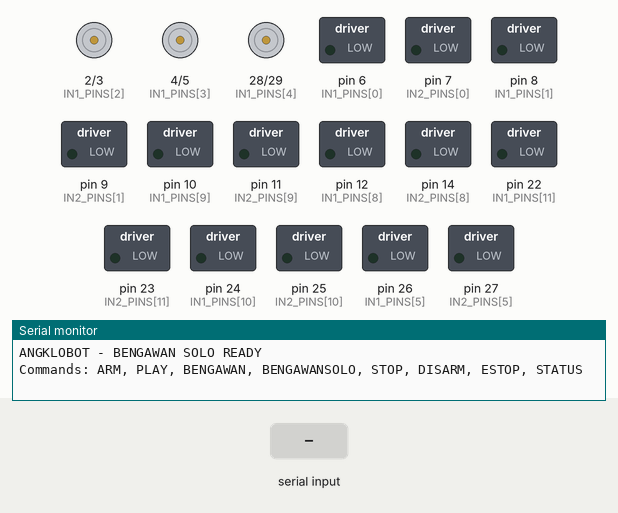
Recording of a sketch running on a simulated Arduino Mega 2560, built with avr-gcc and run on an emulated ATmega2560. Shown: motor-driver pin pairs drawn as motors (green arrow = first pin HIGH = forward, orange = second pin HIGH = backward, longer = more drive), switched loads named in the sketch (green lamp = pin HIGH), the last lines printed to the serial monitor. The inputs (shaded band) are chosen by the test bench.

Above: at 1.2 s.
1.3 s: "ARM\n" received over Serial
2.8 s: "PLAY\n" received over Serial
At 5.72 s:
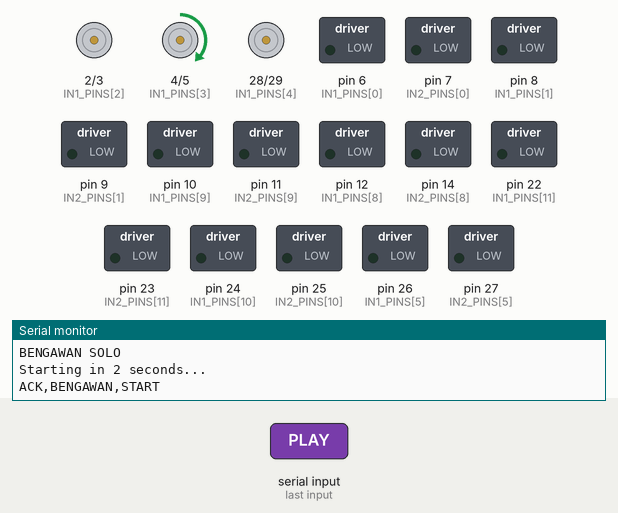
5.8 s: "BENGAWAN\n" received over Serial
At 6.9 s:
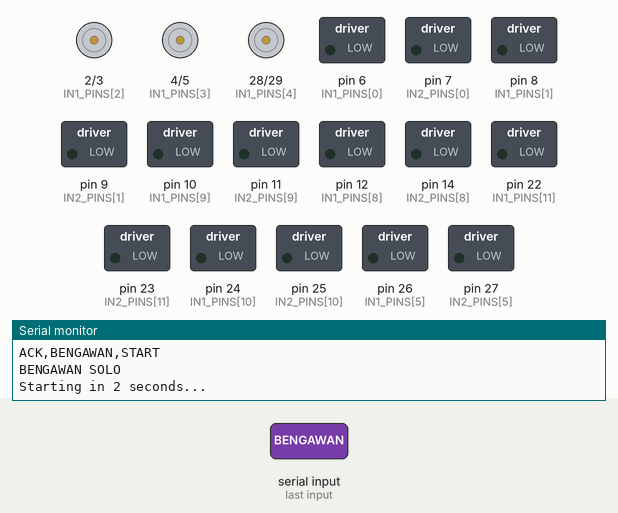
8.8 s: byte 13 ('\r') received over Serial
At 10.0 s:
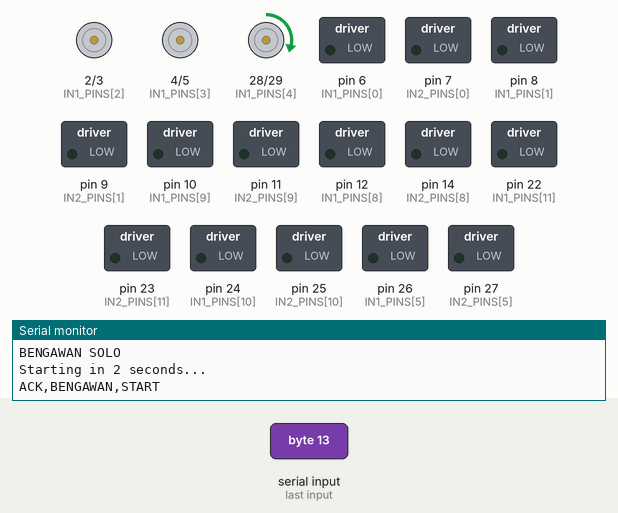
11.8 s: "STOP\n" received over Serial
Timing chart, 0 to 14.3 s (numbered marks = the images above; inputs shaded):
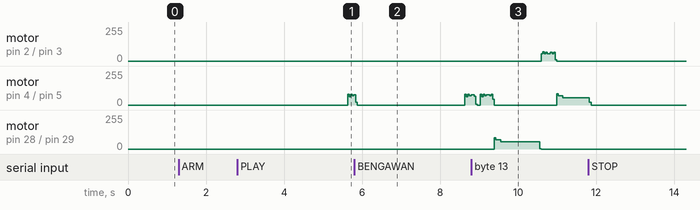

The sketch:

Bengawan_Solo_New_Sheet_Expressive.ino
```cpp
/*
  BENGAWAN SOLO — NEW SHEET EDITION
  Target: Arduino Mega 2560
  Source: latest supplied single-staff score, quarter = 80, one sharp.
  25 written bars; perform 1–8, 1–7, 9–25 (first/second endings).
  Melody only: do not invent or copy piano accompaniment.
  Source G major -> C major, transposed down a perfect fifth (-7 semitones).
  All original melodic intervals are retained; no chromatic substitution.
  Output range G3–B4, natural-note-only.

  Written durations and rests are preserved. Slurs between different notes
  are NOT ties and are not merged. Separate repeated notes receive larger
  release gaps; note onset timing is unchanged. Long notes have a short
  attack followed by lower continuous PWM.

  SCORE_BPM = 80. TEMPO_PERCENT = 95 gives 76 BPM for motor testing.
  Set TEMPO_PERCENT = 100 for exact written tempo.
  User's quieter power table and physical pins are preserved.
  No autoplay. ARM is required before PLAY.

  WARNING: supplied wiring duplicates pin 42 (G5 IN2 / C6 IN1).
  This edition uses channels 0–9 only, and validates all required pins.
  Never enable the conflicting channels without correcting the wiring.
  Upload/bootloader pin activity cannot be suppressed by the sketch.
  Use an independent motor-power disconnect and test long holds for
  current, temperature, and mechanical stall before full performance.

  Serial: 115200; Newline or Both NL & CR.
  ARM, PLAY, BENGAWAN, BENGAWANSOLO, STOP, DISARM, ESTOP, STATUS.
*/
#include <Arduino.h>
#include <avr/pgmspace.h>
#include <string.h>
#include <stdlib.h>

constexpr uint8_t CHANNEL_COUNT = 18;
constexpr uint16_t PWM_PERIOD_US = 1000;
constexpr unsigned long SERIAL_BAUD = 115200;
constexpr uint16_t SCORE_BPM = 80;
constexpr uint16_t FINAL_SECTION_BPM = 80;
constexpr uint16_t TEMPO_PERCENT = 95;
constexpr uint16_t TICKS_PER_QUARTER = 4;
constexpr uint16_t FINAL_SECTION_TICK = 512; // no tempo change
constexpr uint16_t SONG_END_TICK = 512;
constexpr unsigned long MANUAL_START_DELAY_MS = 2000;

// Musical release gaps: start times NEVER move.
constexpr uint16_t SHORT_RELEASE_GAP_MS = 35;
constexpr uint16_t MEDIUM_RELEASE_GAP_MS = 45;
constexpr uint16_t LONG_RELEASE_GAP_MS = 55;
constexpr uint16_t REPEATED_SHORT_GAP_MS = 90;
constexpr uint16_t REPEATED_MEDIUM_GAP_MS = 110;
constexpr uint16_t REPEATED_LONG_GAP_MS = 130;
constexpr uint16_t TIED_RELEASE_GAP_MS = 0;

// Attack / sustain envelope.
constexpr uint16_t SHORT_NOTE_THRESHOLD_MS = 450;
constexpr uint16_t MEDIUM_NOTE_THRESHOLD_MS = 1100;
constexpr uint16_t ATTACK_MS_MEDIUM = 100;
constexpr uint16_t ATTACK_MS_LONG = 125;
constexpr uint16_t MAX_NOTE_HOLD_MS = 4000;
constexpr uint16_t MAX_SUPPORT_HOLD_MS = 900;
constexpr uint8_t MAX_OUTPUT_POWER_PERCENT = 42;
constexpr uint8_t MIN_MELODY_SUSTAIN_PERCENT = 18;
constexpr uint8_t MIN_SUPPORT_SUSTAIN_PERCENT = 12;
constexpr uint8_t ROLE_MELODY = 0;
constexpr uint8_t ROLE_SUPPORT = 1;
constexpr uint8_t MAX_SIMULTANEOUS_MOTORS = 3;

// Channel order: G3 A3 B3 C4 D4 E4 F4 G4 A4 B4 C5 D5 E5 F5 G5 A5 B5 C6
const uint8_t IN1_PINS[CHANNEL_COUNT] = {
  6, 8, 2, 4, 28, 26, 32, 30, 12,
  10, 24, 22, 36, 34, 41, 38, 44, 42
};
const uint8_t IN2_PINS[CHANNEL_COUNT] = {
  7, 9, 3, 5, 29, 27, 33, 31, 14,
  11, 25, 23, 37, 35, 42, 39, 45, 43
};

// Preserved quieter per-motor calibration.
uint8_t motorPowerPercent[CHANNEL_COUNT] = {
  35, 30, 25, 30, 30, 30, 30, 35, 30,
  25, 30, 30, 30, 30, 35, 30, 25, 30
};

// Only these physical angklungs are used by this song.
// Disabled drivers are never given a HIGH output.
const uint8_t CHANNEL_ENABLED[CHANNEL_COUNT] = {
  1, 0, 1, 1, 1, 1, 1, 1, 1,
  1, 0, 0, 0, 0, 0, 0, 0, 0
};

struct __attribute__((packed)) SongEvent {
  uint16_t startTick;
  uint16_t durationTicks;
  uint16_t nextSameTick;  // 65535 means no later event on this channel
  uint8_t channel;
  uint8_t role;
};

const SongEvent SONG[] PROGMEM = {
  {4, 2, 6, 3, 0},
  {6, 2, 16, 3, 0},
  {8, 6, 68, 4, 0},
  {14, 2, 70, 2, 0},
  {16, 16, 104, 3, 0},
  {34, 2, 46, 6, 0},
  {36, 2, 40, 7, 0},
  {38, 2, 48, 8, 0},
  {40, 6, 96, 7, 0},
  {46, 2, 86, 6, 0},
  {48, 16, 80, 8, 0},
  {68, 2, 72, 4, 0},
  {70, 2, 142, 2, 0},
  {72, 6, 88, 4, 0},
  {78, 2, 98, 9, 0},
  {80, 6, 166, 8, 0},
  {86, 2, 162, 6, 0},
  {88, 6, 102, 4, 0},
  {94, 2, 222, 5, 0},
  {96, 2, 164, 7, 0},
  {98, 2, 206, 9, 0},
  {102, 2, 110, 4, 0},
  {104, 6, 132, 3, 0},
  {110, 2, 136, 4, 0},
  {112, 16, 65535, 0, 0},
  {132, 2, 134, 3, 0},
  {134, 2, 144, 3, 0},
  {136, 6, 196, 4, 0},
  {142, 2, 198, 2, 0},
  {144, 16, 232, 3, 0},
  {162, 2, 174, 6, 0},
  {164, 2, 168, 7, 0},
  {166, 2, 176, 8, 0},
  {168, 6, 224, 7, 0},
  {174, 2, 214, 6, 0},
  {176, 16, 208, 8, 0},
  {196, 2, 200, 4, 0},
  {198, 2, 398, 2, 0},
  {200, 6, 216, 4, 0},
  {206, 2, 226, 9, 0},
  {208, 6, 268, 8, 0},
  {214, 2, 292, 6, 0},
  {216, 6, 230, 4, 0},
  {222, 2, 280, 5, 0},
  {224, 2, 240, 7, 0},
  {226, 2, 332, 9, 0},
  {230, 2, 238, 4, 0},
  {232, 6, 400, 3, 0},
  {238, 2, 270, 4, 0},
  {240, 16, 258, 7, 0},
  {258, 2, 260, 7, 0},
  {260, 2, 262, 7, 0},
  {262, 2, 264, 7, 0},
  {264, 2, 266, 7, 0},
  {266, 2, 272, 7, 0},
  {268, 2, 296, 8, 0},
  {270, 2, 312, 4, 0},
  {272, 8, 290, 7, 0},
  {280, 8, 302, 5, 0},
  {290, 2, 294, 7, 0},
  {292, 2, 300, 6, 0},
  {294, 2, 298, 7, 0},
  {296, 2, 322, 8, 0},
  {298, 2, 334, 7, 0},
  {300, 2, 356, 6, 0},
  {302, 2, 304, 5, 0},
  {304, 8, 352, 5, 0},
  {312, 8, 344, 4, 0},
  {322, 2, 324, 8, 0},
  {324, 2, 326, 8, 0},
  {326, 2, 328, 8, 0},
  {328, 2, 330, 8, 0},
  {330, 2, 336, 8, 0},
  {332, 2, 360, 9, 0},
  {334, 2, 358, 7, 0},
  {336, 8, 368, 8, 0},
  {344, 8, 388, 4, 0},
  {352, 2, 354, 5, 0},
  {354, 2, 392, 5, 0},
  {356, 2, 65535, 6, 0},
  {358, 2, 366, 7, 0},
  {360, 6, 422, 9, 0},
  {366, 2, 418, 7, 0},
  {368, 16, 420, 8, 0},
  {388, 2, 390, 4, 0},
  {390, 2, 452, 4, 0},
  {392, 6, 470, 5, 0},
  {398, 2, 454, 2, 0},
  {400, 16, 472, 3, 0},
  {418, 2, 430, 7, 0},
  {420, 2, 424, 8, 0},
  {422, 2, 432, 9, 0},
  {424, 6, 462, 8, 0},
  {430, 2, 464, 7, 0},
  {432, 16, 482, 9, 0},
  {452, 2, 456, 4, 0},
  {454, 2, 488, 2, 0},
  {456, 6, 478, 4, 0},
  {462, 2, 65535, 8, 0},
  {464, 6, 494, 7, 0},
  {470, 2, 480, 5, 0},
  {472, 6, 486, 3, 0},
  {478, 2, 65535, 4, 0},
  {480, 2, 496, 5, 0},
  {482, 2, 65535, 9, 0},
  {486, 2, 65535, 3, 0},
  {488, 6, 65535, 2, 0},
  {494, 2, 65535, 7, 0},
  {496, 16, 65535, 5, 0},
};

constexpr uint16_t SONG_EVENT_COUNT = sizeof(SONG) / sizeof(SONG[0]);
static_assert(sizeof(SongEvent) == 8, "Unexpected song event size");

struct MotorState {
  bool active;
  bool outputHigh;
  uint8_t role;
  uint16_t currentDutyPermille;
  uint16_t attackDutyPermille;
  uint16_t sustainDutyPermille;
  unsigned long attackEndMs;
  unsigned long stopAtMs;
  unsigned long pwmCycleStartUs;
};

MotorState motors[CHANNEL_COUNT];
bool armed = false;
bool songRunning = false;
bool pendingStart = false;
bool pinMapValid = false;
uint16_t nextEvent = 0;
unsigned long songStartMs = 0;
unsigned long startRequestMs = 0;

constexpr uint8_t COMMAND_BUFFER_SIZE = 64;
constexpr uint8_t MAX_SERIAL_BYTES_PER_LOOP = 32;
char commandBuffer[COMMAND_BUFFER_SIZE];
uint8_t commandLength = 0;
bool discardCommandUntilNewline = false;

// ----------------------- Timing -----------------------

uint16_t activeBpmAt(uint16_t tick) {
  const uint16_t written = tick < FINAL_SECTION_TICK
      ? SCORE_BPM : FINAL_SECTION_BPM;
  return (uint32_t)written * TEMPO_PERCENT / 100UL;
}

unsigned long tickToMs(uint16_t tick) {
  // Segmented tempo map: no cumulative floating-point or rounding drift.
  const uint32_t denominator1 =
      (uint32_t)SCORE_BPM * TICKS_PER_QUARTER * TEMPO_PERCENT;
  if (tick <= FINAL_SECTION_TICK) {
    return (uint32_t)tick * 6000000UL / denominator1;
  }
  const uint32_t firstPart =
      (uint32_t)FINAL_SECTION_TICK * 6000000UL / denominator1;
  const uint32_t denominator2 =
      (uint32_t)FINAL_SECTION_BPM * TICKS_PER_QUARTER * TEMPO_PERCENT;
  return firstPart +
      (uint32_t)(tick - FINAL_SECTION_TICK) * 6000000UL / denominator2;
}

bool deadlineReached(unsigned long now, unsigned long deadline) {
  return (long)(now - deadline) >= 0;
}

// ----------------------- Motor safety -----------------------

bool isValidPin(uint8_t pin) {
  return pin >= 2 && pin <= 53;
}

bool validateRequiredPins() {
  for (uint8_t ch = 0; ch < CHANNEL_COUNT; ++ch) {
    if (!CHANNEL_ENABLED[ch]) continue;
    if (!isValidPin(IN1_PINS[ch]) || !isValidPin(IN2_PINS[ch]) ||
        IN1_PINS[ch] == IN2_PINS[ch]) return false;

    // Compare against ALL drivers, including inactive ones. A HIGH on
    // an active pin must never energize a different, disabled driver.
    for (uint8_t other = 0; other < CHANNEL_COUNT; ++other) {
      if (other == ch) continue;
      if (IN1_PINS[ch] == IN1_PINS[other] ||
          IN1_PINS[ch] == IN2_PINS[other] ||
          IN2_PINS[ch] == IN1_PINS[other] ||
          IN2_PINS[ch] == IN2_PINS[other]) return false;
    }
  }
  return true;
}

void writeMotorPinsLow(uint8_t ch) {
  digitalWrite(IN1_PINS[ch], LOW);
  digitalWrite(IN2_PINS[ch], LOW);
}

void stopMotor(uint8_t ch) {
  writeMotorPinsLow(ch);
  motors[ch].active = false;
  motors[ch].outputHigh = false;
  motors[ch].currentDutyPermille = 0;
  motors[ch].attackDutyPermille = 0;
  motors[ch].sustainDutyPermille = 0;
}

void allOff() {
  for (uint8_t ch = 0; ch < CHANNEL_COUNT; ++ch) stopMotor(ch);
}

void initializeMotorPins() {
  for (uint8_t ch = 0; ch < CHANNEL_COUNT; ++ch) {
    // LOW output latch is set before switching the pin to OUTPUT.
    if (isValidPin(IN1_PINS[ch])) {
      digitalWrite(IN1_PINS[ch], LOW);
      pinMode(IN1_PINS[ch], OUTPUT);
    }
    if (isValidPin(IN2_PINS[ch])) {
      digitalWrite(IN2_PINS[ch], LOW);
      pinMode(IN2_PINS[ch], OUTPUT);
    }
    motors[ch].active = false;
    motors[ch].outputHigh = false;
    motors[ch].role = ROLE_SUPPORT;
    motors[ch].currentDutyPermille = 0;
    motors[ch].attackDutyPermille = 0;
    motors[ch].sustainDutyPermille = 0;
    motors[ch].attackEndMs = 0;
    motors[ch].stopAtMs = 0;
    motors[ch].pwmCycleStartUs = 0;
  }
}

uint8_t clampPower(int value) {
  if (value < 0) return 0;
  if (value > MAX_OUTPUT_POWER_PERCENT) return MAX_OUTPUT_POWER_PERCENT;
  return (uint8_t)value;
}

uint8_t activeMotorCount() {
  uint8_t count = 0;
  for (uint8_t ch = 0; ch < CHANNEL_COUNT; ++ch)
    if (motors[ch].active) ++count;
  return count;
}

// ----------------------- Expression -----------------------

uint16_t expressiveHoldMs(const SongEvent &event) {
  const unsigned long start = tickToMs(event.startTick);
  const unsigned long writtenEnd =
      tickToMs(event.startTick + event.durationTicks);
  const unsigned long writtenMs = writtenEnd - start;
  uint16_t gap;

  if (event.role == ROLE_SUPPORT) {
    gap = 65;
  } else if (event.nextSameTick ==
             event.startTick + event.durationTicks) {
    if (writtenMs <= 300) gap = REPEATED_SHORT_GAP_MS;
    else if (writtenMs <= 1100) gap = REPEATED_MEDIUM_GAP_MS;
    else gap = REPEATED_LONG_GAP_MS;
  } else if (writtenMs <= 300) gap = SHORT_RELEASE_GAP_MS;
  else if (writtenMs <= 1100) gap = MEDIUM_RELEASE_GAP_MS;
  else gap = LONG_RELEASE_GAP_MS;

  unsigned long hold = writtenMs > gap ? writtenMs - gap : 0;

  // If two voices demand the same physical motor, never drive across
  // the next note's onset. The melody has already been prioritized.
  if (event.nextSameTick != 65535 &&
      event.nextSameTick > event.startTick) {
    const unsigned long nextStart = tickToMs(event.nextSameTick) - start;
    if (nextStart < hold + gap) {
      hold = nextStart > gap ? nextStart - gap : 0;
    }
  }

  const uint16_t cap = event.role == ROLE_SUPPORT
      ? MAX_SUPPORT_HOLD_MS : MAX_NOTE_HOLD_MS;
  if (hold > cap) hold = cap;
  return (uint16_t)hold;
}

void startExpressiveNote(uint8_t ch, uint16_t holdMs,
                         uint8_t role, unsigned long absoluteStopMs) {
  if (!armed || !pinMapValid || !CHANNEL_ENABLED[ch] || holdMs == 0) return;
  if (activeMotorCount() >= MAX_SIMULTANEOUS_MOTORS &&
      !motors[ch].active) {
    if (role == ROLE_SUPPORT) return;
    // A melody note takes priority over an existing support note.
    for (uint8_t i = 0; i < CHANNEL_COUNT; ++i) {
      if (motors[i].active && motors[i].role == ROLE_SUPPORT) {
        stopMotor(i);
        break;
      }
    }
    if (activeMotorCount() >= MAX_SIMULTANEOUS_MOTORS) return;
  }

  int base = motorPowerPercent[ch];
  if (role == ROLE_SUPPORT) base = (base * 65 + 50) / 100;

  int attack = base;
  int sustain = base;
  uint16_t attackMs = holdMs;

  if (role == ROLE_SUPPORT) {
    attack = base + 1;
    sustain = max((int)MIN_SUPPORT_SUSTAIN_PERCENT, (base * 78 + 50) / 100);
    attackMs = min((uint16_t)80, holdMs);
  } else if (holdMs <= SHORT_NOTE_THRESHOLD_MS) {
    attack = base + 3;
    sustain = attack;
  } else if (holdMs <= MEDIUM_NOTE_THRESHOLD_MS) {
    attack = base + 2;
    sustain = max((int)MIN_MELODY_SUSTAIN_PERCENT, (base * 88 + 50) / 100);
    attackMs = min((uint16_t)ATTACK_MS_MEDIUM, holdMs);
  } else {
    attack = base + 2;
    const int scale = holdMs >= 2000 ? 72 : 78;
    sustain = max((int)MIN_MELODY_SUSTAIN_PERCENT, (base * scale + 50) / 100);
    attackMs = min((uint16_t)ATTACK_MS_LONG, holdMs);
  }

  // A sustain floor is never allowed to exceed the calibrated base.
  sustain = min(sustain, base);
  if (role == ROLE_MELODY && holdMs <= SHORT_NOTE_THRESHOLD_MS)
    sustain = attack;

  stopMotor(ch);  // distinct event = distinct articulation
  MotorState &motor = motors[ch];
  motor.role = role;
  motor.active = true;
  motor.outputHigh = false;
  motor.attackDutyPermille = (uint16_t)clampPower(attack) * 10U;
  motor.sustainDutyPermille = (uint16_t)clampPower(sustain) * 10U;
  motor.currentDutyPermille = motor.attackDutyPermille;
  motor.attackEndMs = millis() + attackMs;
  motor.stopAtMs = absoluteStopMs;
  motor.pwmCycleStartUs = micros();
}

void updateMotorEnvelopes() {
  const unsigned long now = millis();
  for (uint8_t ch = 0; ch < CHANNEL_COUNT; ++ch) {
    MotorState &motor = motors[ch];
    if (!motor.active) continue;
    if (deadlineReached(now, motor.stopAtMs)) {
      stopMotor(ch);
      continue;
    }
    if (deadlineReached(now, motor.attackEndMs))
      motor.currentDutyPermille = motor.sustainDutyPermille;
  }
}

void updateSoftwarePwm() {
  const unsigned long nowUs = micros();
  for (uint8_t ch = 0; ch < CHANNEL_COUNT; ++ch) {
    MotorState &motor = motors[ch];
    if (!motor.active) continue;
    unsigned long phase = nowUs - motor.pwmCycleStartUs;
    if (phase >= PWM_PERIOD_US) {
      motor.pwmCycleStartUs += (phase / PWM_PERIOD_US) * PWM_PERIOD_US;
      phase %= PWM_PERIOD_US;
    }
    const unsigned long onTime =
        (unsigned long)PWM_PERIOD_US * motor.currentDutyPermille / 1000UL;
    const bool high = phase < onTime;
    if (high != motor.outputHigh) {
      digitalWrite(IN2_PINS[ch], LOW);
      digitalWrite(IN1_PINS[ch], high ? HIGH : LOW);
      motor.outputHigh = high;
    }
  }
}

// ----------------------- Song playback -----------------------

SongEvent readSongEvent(uint16_t index) {
  SongEvent event;
  memcpy_P(&event, &SONG[index], sizeof(SongEvent));
  return event;
}

void stopSong() {
  pendingStart = false;
  songRunning = false;
  nextEvent = 0;
  allOff();
}

void beginSongNow() {
  allOff();
  nextEvent = 0;
  songStartMs = millis();
  songRunning = true;
  pendingStart = false;
  Serial.println(F("ACK,BENGAWAN,START"));
}

void requestSongStart() {
  if (!armed) {
    Serial.println(F("ERROR,NOT_ARMED"));
    return;
  }
  if (!pinMapValid) {
    Serial.println(F("ERROR,PIN_MAP"));
    return;
  }
  stopSong();
  pendingStart = true;
  startRequestMs = millis();
  Serial.println(F("BENGAWAN SOLO"));
  Serial.println(F("Starting in 2 seconds..."));
}

void updatePendingStart() {
  if (!pendingStart) return;
  if (!armed) {
    pendingStart = false;
    return;
  }
  if (deadlineReached(millis(), startRequestMs + MANUAL_START_DELAY_MS))
    beginSongNow();
}

void updateSong() {
  if (!songRunning) return;
  const unsigned long elapsed = millis() - songStartMs;
  while (nextEvent < SONG_EVENT_COUNT) {
    const SongEvent event = readSongEvent(nextEvent);
    const unsigned long start = tickToMs(event.startTick);
    if ((long)(elapsed - start) < 0) break;

    const uint16_t hold = expressiveHoldMs(event);
    const unsigned long end = start + hold;
    // Use the score's absolute end time, not "now + duration".
    // A late scheduler iteration cannot accidentally extend a motor run.
    if (hold > 0 && (long)(elapsed - end) < 0) {
      startExpressiveNote(event.channel, hold, event.role, songStartMs + end);
    }
    ++nextEvent;
  }
  if (nextEvent >= SONG_EVENT_COUNT &&
      elapsed >= tickToMs(SONG_END_TICK)) {
    songRunning = false;
    allOff();
    Serial.println(F("ACK,BENGAWAN,DONE"));
  }
}

// ----------------------- Serial Monitor -----------------------

void normalizeCommand(char *command) {
  uint8_t writeIndex = 0;
  for (uint8_t readIndex = 0; command[readIndex] != '\0'; ++readIndex) {
    char c = command[readIndex];
    if (c == ' ' || c == '\t' || c == '-' || c == '_') continue;
    if (c >= 'a' && c <= 'z') c -= ('a' - 'A');
    command[writeIndex++] = c;
  }
  command[writeIndex] = '\0';
}

void printStatus() {
  Serial.print(F("STATUS,ARMED="));
  Serial.print(armed ? 1 : 0);
  Serial.print(F(",SONG="));
  Serial.print(songRunning ? 1 : 0);
  Serial.print(F(",EVENT="));
  Serial.print(nextEvent);
  Serial.print('/');
  Serial.print(SONG_EVENT_COUNT);
  Serial.print(F(",BPM="));
  Serial.print(activeBpmAt(0));
  Serial.print(F(",SCORE_BPM=80"));
  Serial.print(F(",PINS="));
  Serial.println(pinMapValid ? F("SAFE_SUBSET") : F("INVALID"));
}

void handleCommand(char *command) {
  normalizeCommand(command);
  if (strcmp(command, "ARM") == 0) {
    stopSong();
    if (!pinMapValid) {
      armed = false;
      Serial.println(F("ERROR,PIN_MAP"));
      return;
    }
    armed = true;
    Serial.println(F("ACK,ARM"));
    return;
  }
  if (strcmp(command, "PLAY") == 0 ||
      strcmp(command, "BENGAWAN") == 0 ||
      strcmp(command, "BENGAWANSOLO") == 0) {
    requestSongStart();
    return;
  }
  if (strcmp(command, "STOP") == 0) {
    stopSong();
    Serial.println(F("ACK,STOP"));
    return;
  }
  if (strcmp(command, "DISARM") == 0 ||
      strcmp(command, "ESTOP") == 0) {
    stopSong();
    armed = false;
    Serial.println(F("ACK,DISARM"));
    return;
  }
  if (strcmp(command, "STATUS") == 0) {
    printStatus();
    return;
  }
  Serial.println(F("ERROR,UNKNOWN_COMMAND"));
}

void readSerial() {
  uint8_t bytesRead = 0;
  while (Serial.available() > 0 && bytesRead < MAX_SERIAL_BYTES_PER_LOOP) {
    const char incoming = (char)Serial.read();
    ++bytesRead;
    if (incoming == '\r' || incoming == '\n') {
      if (!discardCommandUntilNewline && commandLength > 0) {
        commandBuffer[commandLength] = '\0';
        handleCommand(commandBuffer);
      }
      commandLength = 0;
      discardCommandUntilNewline = false;
      continue;
    }
    if (discardCommandUntilNewline) continue;
    if (commandLength < COMMAND_BUFFER_SIZE - 1) {
      commandBuffer[commandLength++] = incoming;
    } else {
      commandLength = 0;
      discardCommandUntilNewline = true;
      Serial.println(F("ERROR,COMMAND_TOO_LONG"));
    }
  }
}

// ----------------------- Setup / loop -----------------------

void setup() {
  armed = false;
  initializeMotorPins();
  pinMapValid = validateRequiredPins();
  Serial.begin(SERIAL_BAUD);
  if (!pinMapValid) Serial.println(F("ERROR,PIN_MAP"));
  Serial.println(F("ANGKLOBOT - BENGAWAN SOLO READY"));
  Serial.println(F("Commands: ARM, PLAY, BENGAWAN, BENGAWANSOLO, STOP, DISARM, ESTOP, STATUS"));
}

void loop() {
  updateMotorEnvelopes();
  readSerial();
  updatePendingStart();
  updateSong();
  updateMotorEnvelopes();
  updateSoftwarePwm();
  if (!armed) allOff();
}
```

Measured:
- after the input at 2.8 s, motor on pin 4 (IN1_PINS[3]) / pin 5 (IN2_PINS[3]): stopped → forward 77/255 after 2.8 s
- after the input at 5.8 s, motor on pin 2 (IN1_PINS[2]) / pin 3 (IN2_PINS[2]): stops changing and stays stopped; motor on pin 28 (IN1_PINS[4]) / pin 29 (IN2_PINS[4]): stays stopped (without the input it goes to forward 85/255 after 0.59 s)
